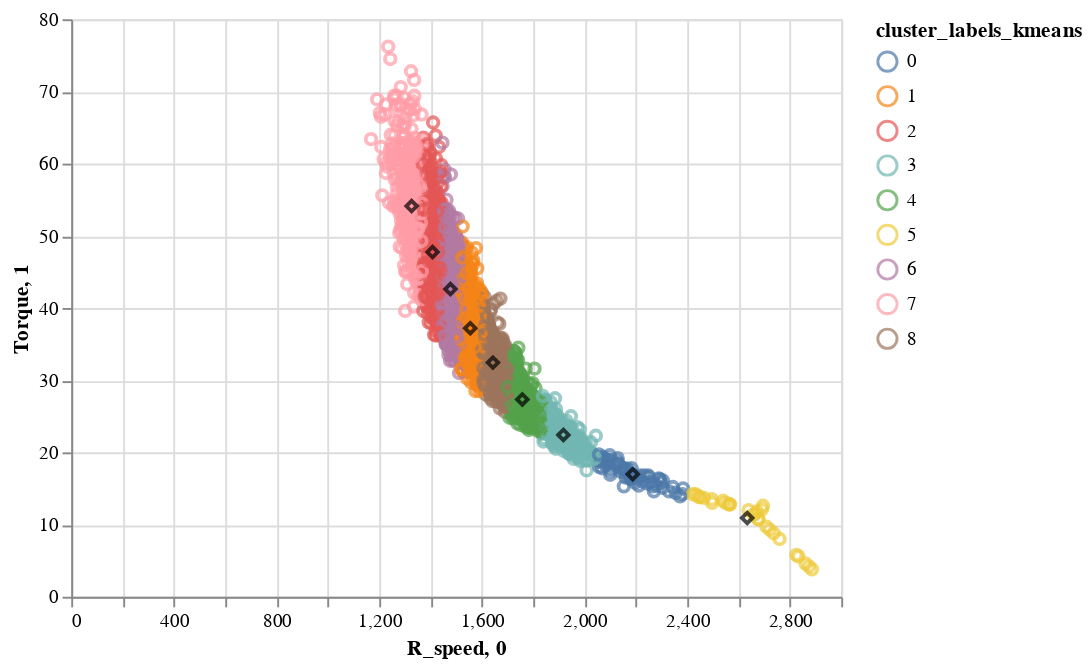

Notebook cell for this chart:
### Code cell
knn_xy['cluster_labels_kmeans'] = kmeans_model.labels_
points_plot_color = alt.Chart(knn_xy).mark_point().encode(
  x='R_speed', y='Torque', color='cluster_labels_kmeans:N'
)
centroid_plot = alt.Chart(kmeans_centroids).mark_point(shape='diamond',color='black').encode(
    x='0:Q', y='1:Q'
)
(points_plot_color + centroid_plot)

### Figure 1 — Vega-Lite specification as saved in the notebook (floating-point values rounded to 4 significant figures; data arrays with more than 128 entries replaced by an {"elided": "..."} marker saying what was removed)
{"config": {"view": {"continuousWidth": 400, "continuousHeight": 300}}, "layer": [{"data": {"name": "data-cee35d973f33657208156115da6d4731"}, "mark": "point", "encoding": {"color": {"field": "cluster_labels_kmeans", "type": "nominal"}, "x": {"field": "R_speed", "type": "quantitative"}, "y": {"field": "Torque", "type": "quantitative"}}}, {"data": {"name": "data-1637d4309ddf5f7b4efc112d3b165412"}, "mark": {"type": "point", "color": "black", "shape": "diamond"}, "encoding": {"x": {"field": "0", "type": "quantitative"}, "y": {"field": "1", "type": "quantitative"}}}], "$schema": "https://vega.github.io/schema/vega-lite/v4.17.0.json", "datasets": {"data-cee35d973f33657208156115da6d4731": {"elided": "5000 records"}, "data-1637d4309ddf5f7b4efc112d3b165412": [{"0": 2188.0, "1": 16.98}, {"0": 1555.0, "1": 37.21}, {"0": 1408.0, "1": 47.75}, {"0": 1918.0, "1": 22.42}, {"0": 1758.0, "1": 27.34}, {"0": 2634.0, "1": 10.92}, {"0": 1477.0, "1": 42.62}, {"0": 1326.0, "1": 54.12}, {"0": 1643.0, "1": 32.43}]}}
